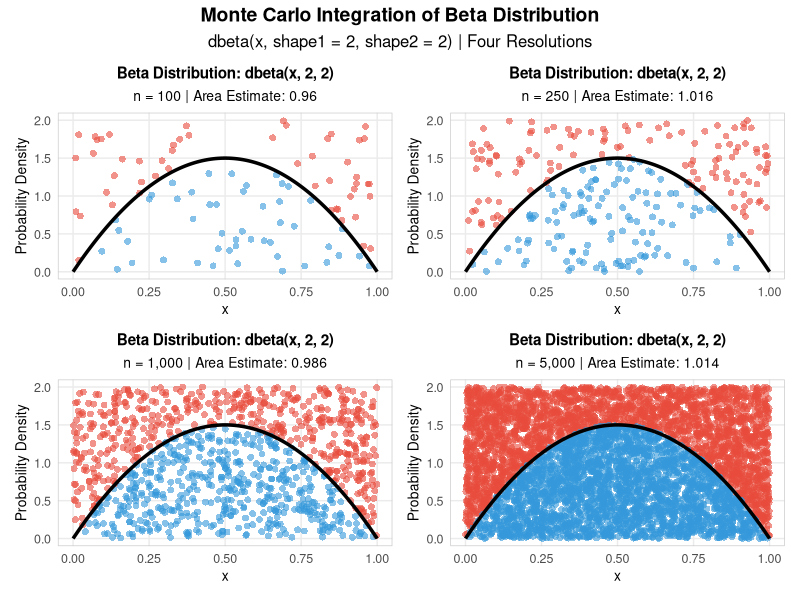

Generate this figure with R:
## ---- chunk 1
knitr::opts_chunk$set(echo = FALSE, message = FALSE, warning = FALSE)
## ---- chunk 2
library(tidyverse)
library(patchwork)
## ---- chunk 3
# Helper functions and simulation execution
generate_coordinates <- function(n_samples, x_min, x_max, y_min, y_max) {
  tibble(
    x = runif(n_samples, min = x_min, max = x_max),
    y = runif(n_samples, min = y_min, max = y_max)
  )
}

flag_points_relative_to_function <- function(data, func) {
  data %>%
    mutate(
      function_value = func(x),
      is_above_function = y > function_value
    )
}

estimate_integration <- function(data, x_min, x_max, y_min, y_max) {
  rectangle_area <- (x_max - x_min) * (y_max - y_min)
  points_below <- sum(!data$is_above_function)
  total_points <- nrow(data)
  
  estimated_area <- rectangle_area * (points_below / total_points)
  return(estimated_area)
}

monte_carlo_simulate <- function(n_samples, x_min, x_max, y_min, y_max, func) {
  
  coordinates <- tibble(
    x = runif(n_samples, min = x_min, max = x_max),
    y = runif(n_samples, min = y_min, max = y_max)
  )
  
  simulation <- coordinates %>%
    mutate(
      function_value = func(x),
      is_above_function = y > function_value
    )
  
  rectangle_area <- (x_max - x_min) * (y_max - y_min)
  points_below <- sum(!simulation$is_above_function)
  total_points <- nrow(simulation)
  estimated_area <- rectangle_area * (points_below / total_points)
  percent_below <- (points_below / total_points) * 100
  
  simulation <- simulation %>%
    mutate(
      n_samples = n_samples,
      x_min = x_min,
      x_max = x_max,
      y_min = y_min,
      y_max = y_max,
      rectangle_area = rectangle_area,
      estimated_area = estimated_area,
      points_below = points_below,
      percent_below = percent_below
    )
  
  return(simulation)
}

plot_monte_carlo_beta <- function(simulation_data, shape1_param, shape2_param, 
                                   x_min, x_max, y_min, y_max) {
  
  area_estimate <- simulation_data$estimated_area[1]
  n_samples <- simulation_data$n_samples[1]
  
  plot_data <- simulation_data %>%
    select(x, y, function_value, is_above_function)
  
  x_curve <- seq(x_min, x_max, length.out = 1000)
  curve_data <- tibble(
    x = x_curve,
    y = dbeta(x_curve, shape1 = shape1_param, shape2 = shape2_param)
  )
  
  ggplot() +
    geom_point(
      data = plot_data %>% filter(is_above_function),
      aes(x = x, y = y),
      color = "#E74C3C",
      alpha = 0.6,
      size = 2,
      shape = 16
    ) +
    geom_point(
      data = plot_data %>% filter(!is_above_function),
      aes(x = x, y = y),
      color = "#3498DB",
      alpha = 0.6,
      size = 2,
      shape = 16
    ) +
    geom_line(
      data = curve_data,
      aes(x = x, y = y),
      color = "black",
      size = 1.2
    ) +
    labs(
      title = "Beta Distribution: dbeta(x, 2, 2)",
      subtitle = paste(
        "n =", format(n_samples, big.mark = ","),
        "| Area Estimate:", round(area_estimate, 6)
      ),
      x = "x",
      y = "Probability Density"
    ) +
    theme_minimal() +
    theme(
      plot.title = element_text(face = "bold", size = 11, hjust = 0.5),
      plot.subtitle = element_text(size = 10, hjust = 0.5),
      axis.text = element_text(size = 9),
      axis.title = element_text(size = 10),
      panel.grid.minor = element_blank(),
      panel.border = element_rect(color = "gray80", fill = NA)
    ) +
    xlim(x_min, x_max) +
    ylim(y_min, y_max)
}

# Parameters
shape1_param <- 2
shape2_param <- 2
x_min <- 0
x_max <- 1
y_min <- 0
y_max <- 2

# Run simulations
sim_100 <- monte_carlo_simulate(100, x_min, x_max, y_min, y_max, 
                                 function(x) dbeta(x, shape1 = shape1_param, shape2 = shape2_param))
sim_250 <- monte_carlo_simulate(250, x_min, x_max, y_min, y_max, 
                                 function(x) dbeta(x, shape1 = shape1_param, shape2 = shape2_param))
sim_1000 <- monte_carlo_simulate(1000, x_min, x_max, y_min, y_max, 
                                  function(x) dbeta(x, shape1 = shape1_param, shape2 = shape2_param))
sim_5000 <- monte_carlo_simulate(5000, x_min, x_max, y_min, y_max, 
                                  function(x) dbeta(x, shape1 = shape1_param, shape2 = shape2_param))

# Create plots
plot_100 <- plot_monte_carlo_beta(sim_100, shape1_param, shape2_param, x_min, x_max, y_min, y_max)
plot_250 <- plot_monte_carlo_beta(sim_250, shape1_param, shape2_param, x_min, x_max, y_min, y_max)
plot_1000 <- plot_monte_carlo_beta(sim_1000, shape1_param, shape2_param, x_min, x_max, y_min, y_max)
plot_5000 <- plot_monte_carlo_beta(sim_5000, shape1_param, shape2_param, x_min, x_max, y_min, y_max)
## ---- chunk 4
small_multiple <- plot_100 + plot_250 + plot_1000 + plot_5000 +
  plot_layout(nrow = 2, ncol = 2) +
  plot_annotation(
    title = "Monte Carlo Integration of Beta Distribution",
    subtitle = "dbeta(x, shape1 = 2, shape2 = 2) | Four Resolutions",
    theme = theme(
      plot.title = element_text(size = 14, face = "bold", hjust = 0.5),
      plot.subtitle = element_text(size = 12, hjust = 0.5)
    )
  )

print(small_multiple)
## ---- chunk 5
summary_results <- tibble(
  `Sample Size` = c(100, 250, 1000, 5000),
  `Area Estimate` = c(
    sim_100$estimated_area[1],
    sim_250$estimated_area[1],
    sim_1000$estimated_area[1],
    sim_5000$estimated_area[1]
  ),
  `Points Below Curve` = c(
    sim_100$points_below[1],
    sim_250$points_below[1],
    sim_1000$points_below[1],
    sim_5000$points_below[1]
  ),
  `Percentage Below` = c(
    sim_100$percent_below[1],
    sim_250$percent_below[1],
    sim_1000$percent_below[1],
    sim_5000$percent_below[1]
  )
)

knitr::kable(summary_results, digits = 4, caption = "Monte Carlo Integration Results by Sample Size")
